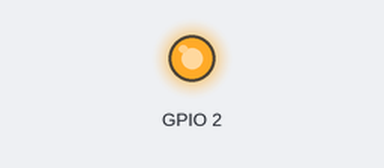
A sketch run on a simulated ESP32. Shown: output pins drawn as LEDs (lit = HIGH).

Above: at 0.1 s.
At 2.2 s:
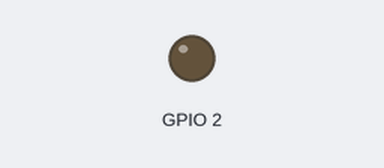
Timing chart, 0 to 3.7 s (numbered marks = the images above):
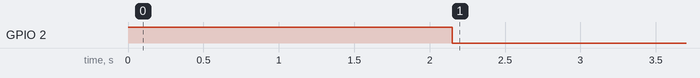

The sketch:

clear_eeprom.ino
```cpp
#ifdef ESP32
#define LED_SETUP pinMode(2, OUTPUT);
#define LED_ON digitalWrite(2, HIGH);
#define LED_OFF digitalWrite(2, LOW);
#elif defined(IS_PICO) // pico
#ifdef HAS_WIFI // pico 1W or 2W
#define LED_SETUP pinMode(LED_BUILTIN, OUTPUT);
#define LED_ON digitalWrite(LED_BUILTIN, HIGH);
#define LED_OFF digitalWrite(LED_BUILTIN, LOW);
#else // pico 1 or 2
#define LED_SETUP pinMode(25, OUTPUT);
#define LED_ON digitalWrite(25, HIGH);
#define LED_OFF digitalWrite(25, LOW);
#endif // end of pico
#else // nano or uno
#define LED_SETUP pinMode(LED_BUILTIN, OUTPUT);
#define LED_ON digitalWrite(LED_BUILTIN, HIGH);
#define LED_OFF digitalWrite(LED_BUILTIN, LOW);
#endif

#include <EEPROM.h>
void setup()
{
    LED_SETUP;
    LED_ON;
#if defined(FAKE_EEPROM)
    EEPROM.begin(1024);

#endif
    for (int i = 0; i < EEPROM.length(); i++) {
        EEPROM.write(i, 255);
        delay(2);
    }
#if defined(FAKE_EEPROM)
    EEPROM.commit(); // rp2040 and esp32 EEPROM libraries require this to be used to write the updated data to the flash that is simulating EEPROM (flash has more limited cycles)
#endif
    LED_OFF;
}
void loop()
{
}
```
